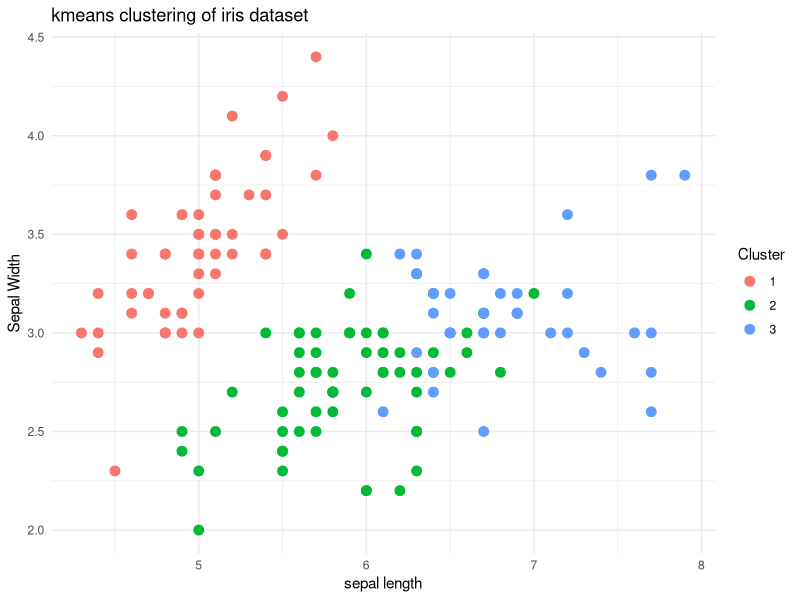
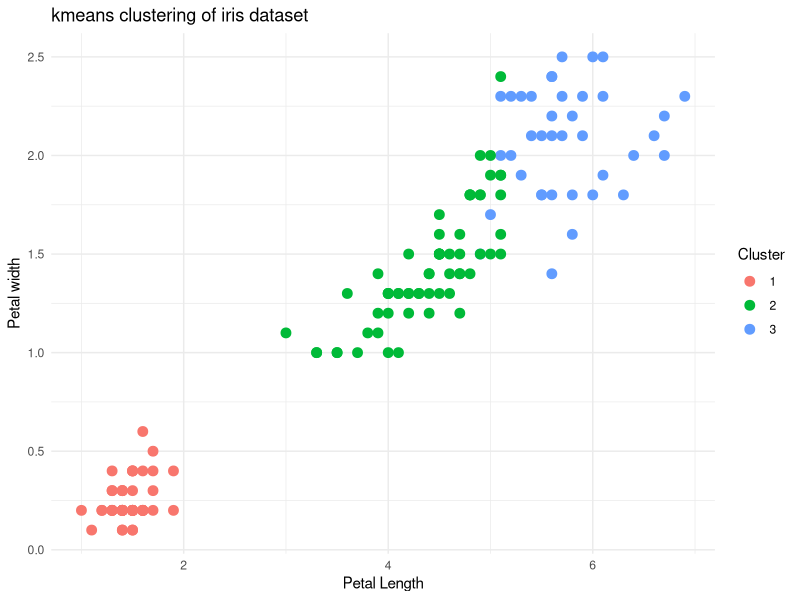

These figures' R source, in order:
if(!require(ggplot2)){
  install.packages("ggplot2")
}
library(ggplot2)
library(datasets)
data(iris)
iris_dataset<-iris[,1:4]
set.seed(123)
kmeans_result<-kmeans(iris_dataset,centers=3,nstart=20)
print(kmeans_result)
iris$Cluster<-as.factor(kmeans_result$cluster)
print(iris)
ggplot(iris,aes(x=Sepal.Length,y=Sepal.Width,color=Cluster))+
  geom_point(size=3)+
  labs(title="kmeans clustering of iris dataset",x="sepal length",y="Sepal Width")+
  theme_minimal()

ggplot(iris,aes(x=Petal.Length,y=Petal.Width,color=Cluster))+
  geom_point(size=3)+
  labs(title = "kmeans clustering of iris dataset",x="Petal Length",y="Petal width")+
  theme_minimal()